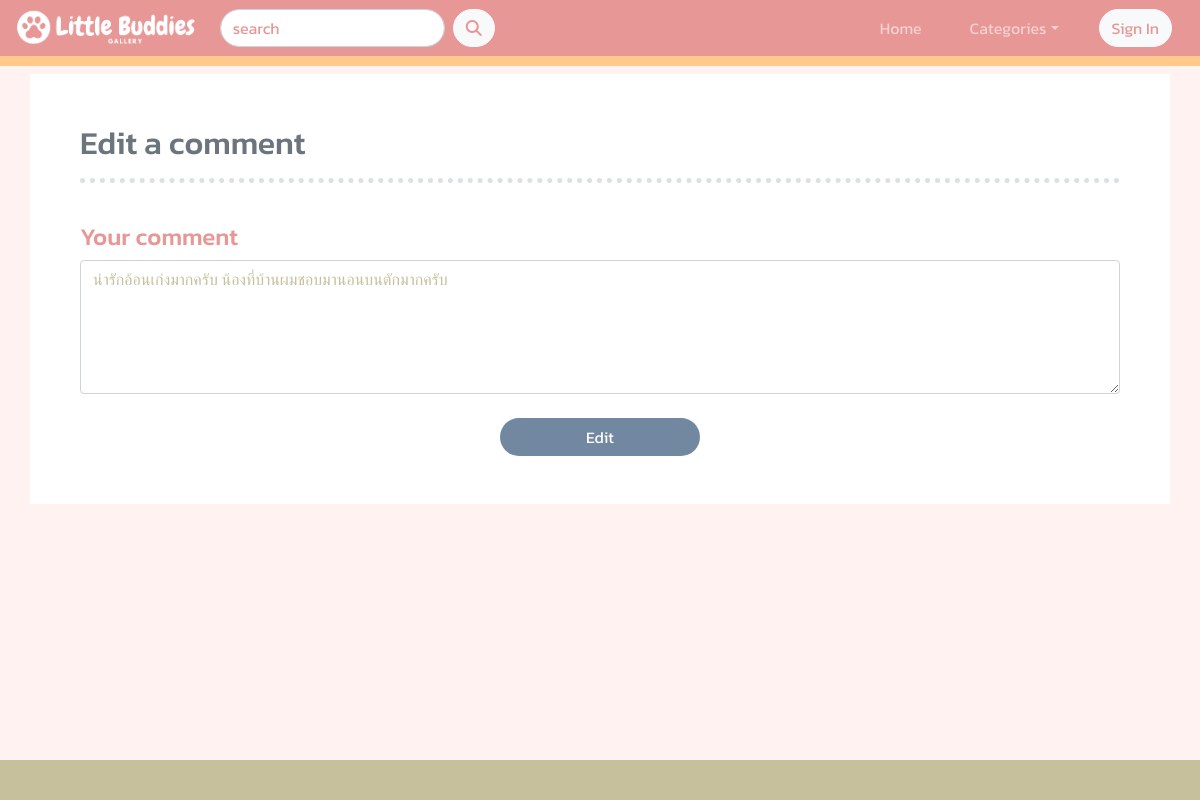
Page /edit_comment.php?updateid=3 on the committed database.
### tables this page shows
CREATE TABLE `comments` (
  `comment_id` int(11) NOT NULL,
  `user_id` int(11) NOT NULL,
  `pet_id` int(11) NOT NULL,
  `comment` text NOT NULL,
  `date` date NOT NULL
);

### edit_comment.php (the view, shortened to what this page needs)
<?php
    include('server.php');
?>
<!DOCTYPE html>
<html lang="en">
<head>
    <link rel="stylesheet" href="https://cdn.jsdelivr.net/npm/@fortawesome/fontawesome-free@6.1.1/css/all.css">
    <link href="https://cdn.jsdelivr.net/npm/bootstrap@5.1.3/dist/css/bootstrap.min.css" rel="stylesheet">
    <link rel="stylesheet" href="styles.css">
</head>
<body>
    <nav class="navbar navbar-expand-sm navbar-dark navbar-bg-pink fixed-top">
        <div class="container-fluid">
            <a href="index.php" class="navbar-brand " style="margin: -20px 0px -13px -10px;"><img src="images/logo-nav.png" height="55px"></a>
            <div class="collapse navbar-collapse" id="navbarToggle">
                <form class="d-flex" action="search.php" method="GET">
                    <input class="form-control rounded-pill ms-2 me-2" placeholder="search" type="text" name="search">
                    <button class="btn btn-light rounded-pill text-pink" type="submit">
                        <i class="fa-solid fa-magnifying-glass"></i>
                    </button>
                  </form>
                <ul class="navbar-nav ms-auto d-flex align-items-center">
                    <li class="nav-item ">
                        <a href="index.php" class="nav-link rounded-pill ms-2 me-2 px-3">Home</a>
                    </li>
                    <li class="nav-item dropdown">
                        <a class="nav-link btn-pink2 dropdown-toggle rounded-pill ms-2 me-2 px-3" data-bs-toggle="dropdown">Categories</a>
                    </li>
                    <?php if( $_SESSION['logged_in']): ?>
                        <li class="nav-item dropdown">
                            <button class="btn btn-light rounded-pill text-pink ms-2 me-3 dropdown-toggle" data-bs-toggle="dropdown"><?php echo $_SESSION['username'];?></button>
                            <ul class="dropdown-menu dropdown-menu-end">
                                <h6 class="dropdown-header">email: <?php echo $_SESSION['email'];?><br>username: <?php echo $_SESSION['username'];?></h6>
                                <li><a href="edit_profile.php" class="dropdown-item text-secondary">Edit profile</a></li>
                                <?php if( $_SESSION['role']=='ADMIN'): ?>
                                    <li><a href="add_pet.php" class="dropdown-item text-secondary">Administer</a></li>
                                <?php endif; ?>
                                <li><a href="logout.php" class="dropdown-item text-secondary">Sign out</a></li>
                            </ul>
                        </li>
                    <?php else: ?>
                        <il class="nav-item">
                            <a href="sign_in.php"><button class="btn btn-light rounded-pill text-pink ms-3 me-3" type="button">Sign In</button></a>
                        </il>
                    <?php endif; ?>
                </ul>
            </div>
        </div>
    </nav>
    <?php
        $updateid = $_GET['updateid'];
        $sql = "SELECT * FROM comments WHERE comment_id = '$updateid'";
        $result = $conn->query($sql);
        $row = $result->fetch_assoc();
        echo $row['comment'];
    ?>
    <div class="container"><h2 class="text-secondary">Edit a comment</h2><hr><br>
        <div class="col-sm-12">
            <form method = "post">
                <div class="form-group">
                    <h4 class="text-pink">Your comment</h4>
                    <textarea class="form-control text-green" rows="5" name="new_comment" maxlength="150"required><?php echo $row['comment'];?></textarea>
                </div>
                <br>
                <div class="col-sm-12 d-flex justify-content-center ">
                    <button class="btn btn-blue btn-long rounded-pill mb-5 " type="submit" name="edit_comment">Edit</button>
                </div>
            </form>
        </div>
    </div>
    <div class="footer footer-green fixed-bottom"></div>
</body>
</html>

### styles.css (style rules this page uses)
.navbar { transition: all 0.5s; }
.navbar-bg-pink { border-bottom: 10px solid #FFC98B; background-color: #E79796; }
a.nav-link:link, a.nav-link:visited { background-color: #E79796; text-decoration: none; }
body { background-color: #FFF2F0; margin-bottom: 40px; font-family: 'Kanit', sans-serif; }
.container { margin-top: 50px; padding: 50px 50px 0px 50px; background-color: white; }
hr { background-color: transparent; border-top: 5px dotted #7287A0; }
.text-pink { color: #E79796; }
.text-green { color: #C6C09c; }
.btn-long { width: 200px; }
.btn-blue { color: white; background-color: #7287A0; }
.btn-pink2 { background-color: #E79796; color: white; }
a:link, a:visited { color: black; text-decoration: none; }
.footer-green { height: 40px; background-color: #C6C09c; transition: all 0.5s; }

### rows in the picture
comments: comment "น่ารักอ้อนเก่งมากครับ น้องที่บ้านผมชอบมานอนบนตักมากครับ", new_comment "น่ารักอ้อนเก่งมากครับ น้องที่บ้านผมชอบมานอนบนตักมากครับ"
